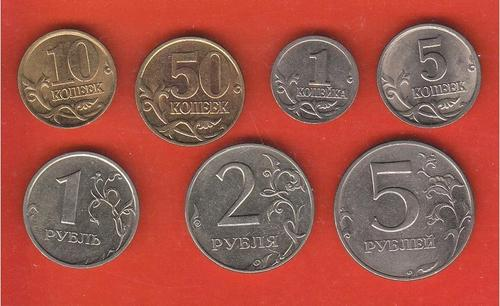
#> input picture Card/coin.jpg, 500 x 306 px
$ python Contours.py
#> lines starting #> are read from the running program, lines starting #| are printed output that depends on the picture; after the words box and inside, x2 and y2 are one past the last pixel; in counts of white or black regions, pixels touching at a corner belong together
#> further down, img is the input picture: shape (306, 500, 3); mean B, G, R 74.2, 84.9, 158.7
import cv2


#  轮廓发现
#  基于图像边缘提取（二值图像）
#  利用梯度来避免阈值混乱

def contours_demo(image):
    dst = cv2.GaussianBlur(img, (3, 3), 0)
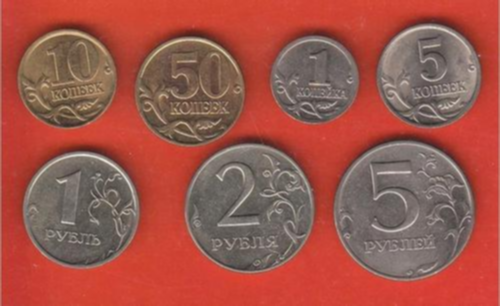
#> dst: shape (306, 500, 3); mean B, G, R 74.2, 84.9, 158.7
    gray = cv2.cvtColor(dst, cv2.COLOR_BGR2GRAY)
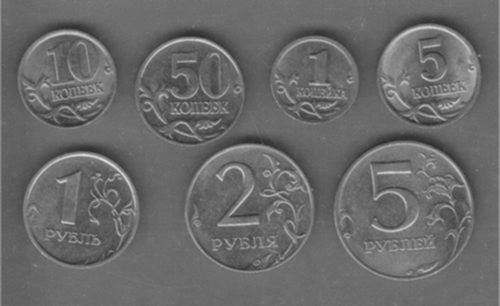
#> gray: shape (306, 500); min 45, max 221, mean 105.7
    ret, binary = cv2.threshold(gray, 0, 255, cv2.THRESH_BINARY | cv2.THRESH_OTSU)
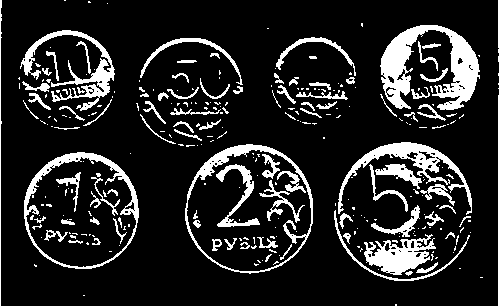
#> binary: shape (306, 500); 14.8% white; 293 white regions (201 under 20 px)
#> ret = 118
    cv2.imshow("binary image", binary)
    #  findContours 发现轮廓
    contours, heriachy = cv2.findContours(binary, cv2.RETR_EXTERNAL, cv2.CHAIN_APPROX_SIMPLE)
#> contours = 215 contours, 163 with area under 20; largest, box (x1, y1, x2, y2) and area: (185, 144, 313, 274) 12836, (24, 152, 139, 269) 10451, (380, 25, 480, 110) 3554, (338, 142, 472, 215) 1658, (364, 234, 436, 275) 1443; heriachy = 215 rows, first 6: [1, -1, -1, -1], [2, 0, -1, -1], [3, 1, -1, -1], [4, 2, -1, -1], [5, 3, -1, -1], [6, 4, -1, -1]
    for i, contour in enumerate(contours):
        cv2.drawContours(image, contours, i, (0, 0, 255), -1)  #  drawContours 绘制轮廓  -1是填充轮廓
        print(i)
#> this loop made 215 passes
#> contour on passes 1 to 3: [[395, 304], [395, 305], [396, 305], [396, 304]], [[83, 295], [84, 295]], [[480, 277], [482, 277]]
#| 0
#| 1
#| 2
#| 3
#| 4
#| 5
#| 6
#| 7
#> (further printed lines are left out)
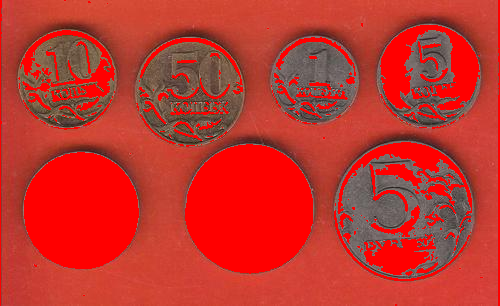
#> image: shape (306, 500, 3); mean B, G, R 44.7, 53.3, 190.9
    cv2.imshow("contours_demo", image)


img = cv2.imread('coin.jpg')
cv2.namedWindow("imshow",cv2.WINDOW_AUTOSIZE)
cv2.imshow('imshow', img)

contours_demo(img)

cv2.waitKey(0)
cv2.destroyAllWindows()
